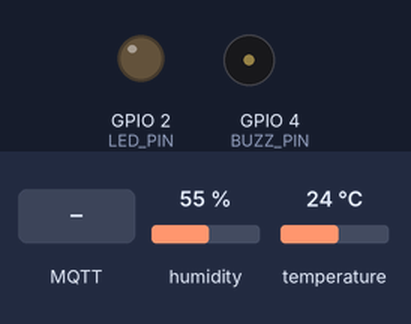
A sketch run on a simulated ESP32. On the bench: output pins drawn as LEDs (lit = HIGH), buzzer (waves = sounding). Inputs (shaded band) come from the test bench; at power-on: temperature 24 °C, humidity 55 %. WiFi joins after 1.5 s; servers stay silent unless stated; no MQTT or app messages arrive unless stated; what the sketch prints to the serial monitor is not drawn.

Above: at 2.7 s.
2.8 s: temperature set to 17.5 °C
9.5 s: temperature set to 16.1 °C
At 13.2 s:
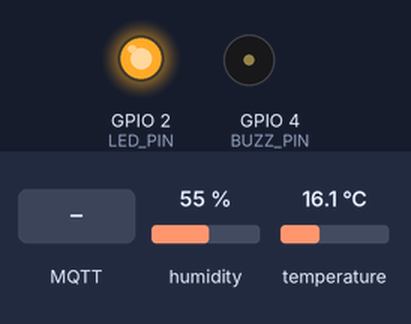
13.5 s: MQTT message "buzzer" arrives on the first subscribed topic
At 13.65 s:
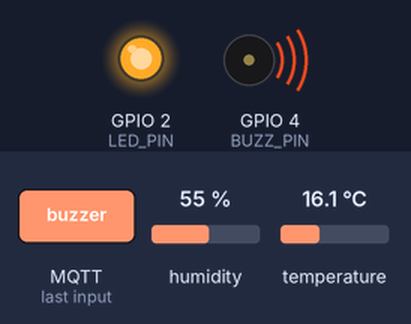
16.8 s: humidity set to 39 %
21.2 s: humidity set to 36 %
At 24.9 s:
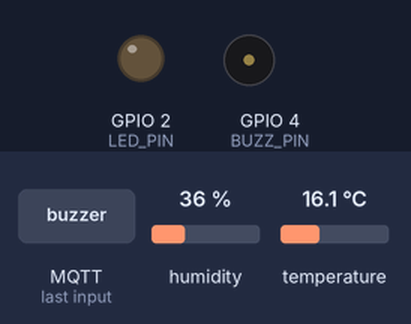
Timing chart, 0 to 26.4 s (numbered marks = the images above; inputs shaded):
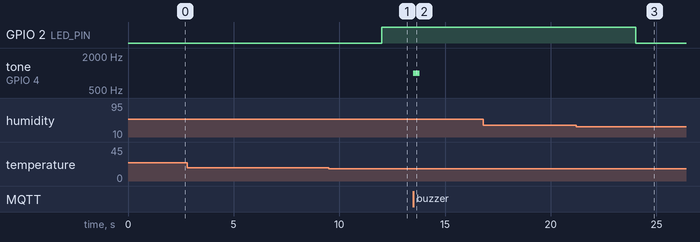

Measured:
- the behaviour switches between 16.7 and 16.6 °C on temperature (found by bisection; images 0 and 1)
- the behaviour switches between 38 and 37 % on humidity (found by bisection; images 2 and 3)
- after the input at 9.5 s, GPIO 2 (LED_PIN): LOW → HIGH after 2.5 s
- after the input at 13.5 s, tone on GPIO 4 (BUZZ_PIN): silent → 1000 Hz at once, → silent 0.30 s later
- after the input at 16.8 s, every drawn part: stays the same
- after the input at 21.2 s, GPIO 2 (LED_PIN): HIGH → LOW after 2.8 s

The sketch:

wokwi.ino
```cpp
#include <WiFi.h>
#include <PubSubClient.h>
#include <DHTesp.h>

// ======================= CONFIG ==========================
const char* ssid = "Wokwi-GUEST";
const char* password = "";
const char* mqtt_server = "test.mosquitto.org";

String deviceId = "esp32_ambiente_001";  // identificação do dispositivo

const int DHT_PIN = 15;
const int LED_PIN = 2;
const int BUZZ_PIN = 4;

unsigned long lastPublish = 0;
const unsigned long publishInterval = 4000; // 4 segundos
// ==========================================================

WiFiClient espClient;
PubSubClient client(espClient);
DHTesp dht;

// ================= FUNÇÃO WIFI ===========================
void setup_wifi() {
  Serial.print("Conectando ao WiFi ");
  Serial.println(ssid);

  WiFi.mode(WIFI_STA);
  WiFi.begin(ssid, password);

  while (WiFi.status() != WL_CONNECTED) {
    delay(300);
    Serial.print(".");
  }

  Serial.println("\nWiFi conectado!");
  Serial.print("IP: ");
  Serial.println(WiFi.localIP());
}

// =============== MQTT CALLBACK ============================
void callback(char* topic, byte* payload, unsigned int length) {
  Serial.print("\n[Comando recebido] ");
  Serial.print(topic);
  Serial.print(": ");

  String msg = "";
  for (int i = 0; i < length; i++) msg += (char)payload[i];
  Serial.println(msg);

  // Comandos simples vindos do Node-RED
  if (msg == "led_on") digitalWrite(LED_PIN, HIGH);
  if (msg == "led_off") digitalWrite(LED_PIN, LOW);
  if (msg == "buzzer") tone(BUZZ_PIN, 1000, 300);
}

// =============== RECONNECT MQTT ============================
void reconnect() {
  while (!client.connected()) {
    Serial.print("Tentando conectar ao broker... ");

    if (client.connect(deviceId.c_str())) {
      Serial.println("Conectado!");
      client.subscribe(("globalsolution/" + deviceId + "/cmd").c_str());
    } else {
      Serial.print("Falhou, código = ");
      Serial.println(client.state());
      delay(2000);
    }
  }
}

// ================ HEAT INDEX (Índice de Calor) ===============
float calcHeatIndex(float temp, float hum) {
  return -8.784695 +
         1.61139411 * temp +
         2.338549 * hum -
         0.14611605 * temp * hum -
         0.01230809 * pow(temp, 2) -
         0.01642482 * pow(hum, 2) +
         0.00221173 * pow(temp, 2) * hum +
         0.00072546 * temp * pow(hum, 2) -
         0.00000358 * pow(temp, 2) * pow(hum, 2);
}

// ====================== SETUP ===============================
void setup() {
  Serial.begin(115200);

  pinMode(LED_PIN, OUTPUT);
  pinMode(BUZZ_PIN, OUTPUT);
  digitalWrite(LED_PIN, LOW);
  digitalWrite(BUZZ_PIN, LOW);

  dht.setup(DHT_PIN, DHTesp::DHT22);

  setup_wifi();
  client.setServer(mqtt_server, 1883);
  client.setCallback(callback);

  Serial.println("Sistema Ambiente Saudável iniciado!");
}

// ======================= LOOP ==============================
void loop() {
  if (!client.connected()) reconnect();
  client.loop();

  unsigned long now = millis();
  if (now - lastPublish >= publishInterval) {
    lastPublish = now;

    TempAndHumidity th = dht.getTempAndHumidity();
    float temp = th.temperature;
    float hum = th.humidity;
    float heatIndex = calcHeatIndex(temp, hum);

    // Classificação simples de conforto térmico
    String status = "OK";
    if (heatIndex > 27 && heatIndex <= 32) status = "moderado";
    else if (heatIndex > 32) status = "critico";

    // Alerta automático
    if (status == "moderado") {
      digitalWrite(LED_PIN, HIGH);
      noTone(BUZZ_PIN);
    } else if (status == "critico") {
      digitalWrite(LED_PIN, HIGH);
      tone(BUZZ_PIN, 1000);
    } else {
      digitalWrite(LED_PIN, LOW);
      noTone(BUZZ_PIN);
    }

    // ====== JSON COMPLETO ======
    String json = "{";
    json += "\"device\":\"" + deviceId + "\",";
    json += "\"temp\":" + String(temp, 1) + ",";
    json += "\"hum\":" + String(hum, 1) + ",";
    json += "\"heatIndex\":" + String(heatIndex, 1) + ",";
    json += "\"status\":\"" + status + "\"";
    json += "}";

    client.publish(("globalsolution/" + deviceId + "/telemetry").c_str(), json.c_str());

    Serial.println(json);
  }
}
```
